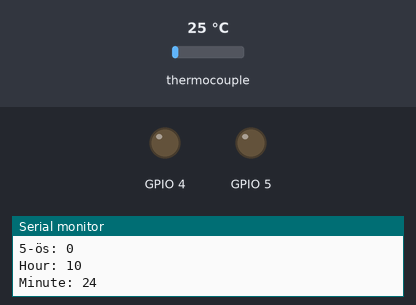
This program was run on a simulated ESP8266 (NodeMCU). On the bench: output pins drawn as LEDs (lit = HIGH), the last lines printed to the serial monitor. The test bench sets the inputs (shaded band); at power-on: thermocouple 25 °C. WiFi joins after 1.5 s; servers stay silent unless stated; network time is answered at once with the bench clock; the local clock reads 2024-03-15 10:24:30 at power-on unless the program sets it.

Above: at 1.8 s.
1.9 s: thermocouple set to 75 °C
At 3.0 s:
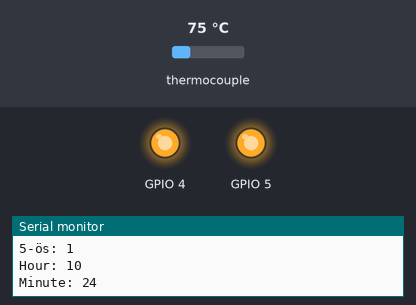
3.5 s: thermocouple set to 54 °C
5.2 s: thermocouple set to 50 °C
At 6.4 s:
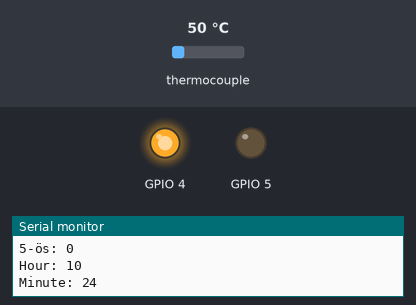
7.5 s: thermocouple set to 6 °C
At 9.4 s:
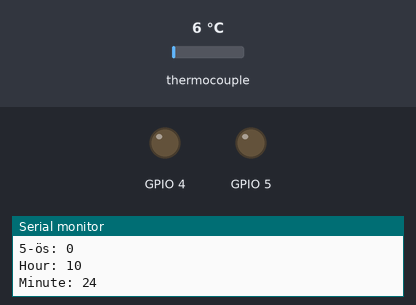
Timing chart, 0 to 10.5 s (numbered marks = the images above; inputs shaded):
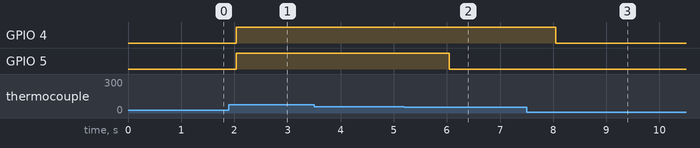

Measured:
- the behaviour switches between 51 and 50 °C on thermocouple (found by bisection; images 1 and 2)
- after the input at 1.9 s, GPIO 4, GPIO 5: LOW → HIGH after 0.14 s
- after the input at 5.2 s, GPIO 5: HIGH → LOW after 0.85 s
- after the input at 7.5 s, GPIO 4: HIGH → LOW after 0.55 s

The program:

main.cpp
```cpp
#include <Arduino.h>
#include <Adafruit_MAX31865.h>
#include <ESP8266WiFi.h>
#include "WiFiCredentials.h"
#include <ESP8266HTTPClient.h>
#include <WiFiClient.h>
#include <ArduinoJson.h>
#include <ESP8266WiFiMulti.h>
#include <NTPClient.h>
#include <WiFiUdp.h>

Adafruit_MAX31865 thermo = Adafruit_MAX31865(2);

WiFiUDP ntpUDP;
NTPClient timeClient(ntpUDP, "pool.ntp.org");

#define RREF 430.0
#define RNOMINAL 100.0

int turnedOn4 = LOW;
int turnedOn5 = LOW;

float onTemp4 = 49.5;
float offTemp4 = 49;

int onTemp5 = 50;
float offTemp5 = 50.5;

void setup()
{
  Serial.begin(115200);

  pinMode(4, OUTPUT);
  pinMode(5, OUTPUT);

  WiFi.begin(SSID, PASSWORD);

  timeClient.begin();
  timeClient.setTimeOffset(3600);
  Serial.println("Adafruit MAX31865 PT100 Sensor Test!");
  thermo.begin(MAX31865_4WIRE);
}

void checkTempSensorFault()
{
  // Check and print any faults
  uint8_t fault = thermo.readFault();
  if (fault)
  {
    Serial.print("Fault 0x");
    Serial.println(fault, HEX);
    if (fault & MAX31865_FAULT_HIGHTHRESH)
    {
      Serial.println("RTD High Threshold");
    }
    if (fault & MAX31865_FAULT_LOWTHRESH)
    {
      Serial.println("RTD Low Threshold");
    }
    if (fault & MAX31865_FAULT_REFINLOW)
    {
      Serial.println("REFIN- > 0.85 x Bias");
    }
    if (fault & MAX31865_FAULT_REFINHIGH)
    {
      Serial.println("REFIN- < 0.85 x Bias - FORCE- open");
    }
    if (fault & MAX31865_FAULT_RTDINLOW)
    {
      Serial.println("RTDIN- < 0.85 x Bias - FORCE- open");
    }
    if (fault & MAX31865_FAULT_OVUV)
    {
      Serial.println("Under/Over voltage");
    }
    thermo.clearFault();
  }
}

void writeWifiStatus()
{
  if (WiFi.status() == WL_CONNECTED)
  {
    Serial.print("Connected to ");
    Serial.println(SSID);
    Serial.print("IP address: ");
    Serial.println(WiFi.localIP());
  }
  else
  {
    Serial.println("Not connected to WiFi");
  }
}

void checkTemp()
{
  float temp = thermo.temperature(RNOMINAL, RREF);

  if (temp > onTemp4)
  {
    turnedOn4 = HIGH;
  }

  if (temp < offTemp4)
  {
    turnedOn4 = LOW;
  }

  if (temp > onTemp5)
  {
    turnedOn5 = HIGH;
  }

  if (temp < offTemp5)
  {
    turnedOn5 = LOW;
  }

  digitalWrite(4, turnedOn4);
  digitalWrite(5, turnedOn5);

  Serial.println(temp);
  Serial.print("4-es: ");
  Serial.println(turnedOn4);
  Serial.print("5-ös: ");
  Serial.println(turnedOn5);
  Serial.println();

  checkTempSensorFault();
}

bool isBetweenHours(int h1, int h2, int hour, int minute)
{
  if (h1 <= h2)
  {
    if (hour >= h1 && hour < h2)
    {
      return true;
    }
    else if (hour == h2 && minute == 0)
    {
      return true;
    }
    else
    {
      return false;
    }
  }
  else
  {
    if (hour >= h1 || hour < h2)
    {
      return true;
    }
    else if (hour == h2 && minute == 0)
    {
      return true;
    }
    else
    {
      return false;
    }
  }
}

int getHour(struct tm *tm)
{
  int hour = tm->tm_hour;

  int month = tm->tm_mon;
  int day = tm->tm_mday;

  bool afterMarch26 = month > 2 || (month == 2 && day > 26);
  bool beforeOct29 = month < 9 || (month == 9 && day < 29);

  bool isSummerTime = afterMarch26 && beforeOct29;
  if (!isSummerTime)
  {
    return hour;
  }

  if (hour == 23)
  {
    return 0;
  }
  return hour + 1;
}

void loop()
{
  timeClient.update();
  writeWifiStatus();

  checkTemp();

  time_t epochTime = timeClient.getEpochTime();
  struct tm *ptm = gmtime((time_t *)&epochTime);

  if (timeClient.isTimeSet())
  {
    int hour = getHour(ptm);

    Serial.print("Hour: ");
    Serial.println(hour);

    int minute = ptm->tm_min;
    Serial.print("Minute: ");
    Serial.println(minute);

    if (isBetweenHours(18, 22, hour, minute))
    {
      onTemp5 = 78;
      offTemp5 = 80;
    }
    else
    {
      onTemp5 = 50;
      offTemp5 = 50.5;
    }
  }

  delay(1000);
}
```

WiFiCredentials.h
```cpp
#define SSID "ASUS"
#define PASSWORD "Putyukak1."
```
